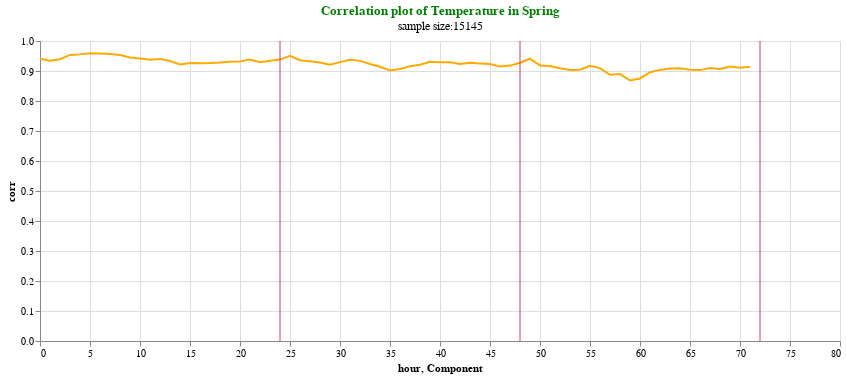

Source (notebook cell):
### Markdown cell above
#### Plotting

### Code cell
plotrmse(corr_temp,'corr',"Correlation plot of Temperature in Spring","sample size:" + str(size(up_obstemp_list)))

### Figure 1 — Vega-Lite specification as saved in the notebook (floating-point values rounded to 4 significant figures)
{"config": {"view": {"continuousWidth": 400, "continuousHeight": 300}}, "layer": [{"data": {"name": "data-81286d1e9614c481381d90beb9b0ef8a"}, "mark": "line", "encoding": {"color": {"value": "#FFAA00"}, "x": {"field": "hour", "type": "quantitative"}, "y": {"field": "corr", "type": "quantitative"}}, "height": 300, "title": {"text": ["Correlation plot of Temperature in Spring"], "subtitle": ["sample size:15145"], "color": "green"}, "width": 800}, {"data": {"name": "data-b9dd60dc560f7891b967d8e82c37ad0c"}, "mark": {"type": "rule", "color": "#D2386C"}, "encoding": {"x": {"field": "Component", "type": "quantitative"}}}], "$schema": "https://vega.github.io/schema/vega-lite/v4.17.0.json", "datasets": {"data-81286d1e9614c481381d90beb9b0ef8a": [{"corr": 0.9407, "hour": 0}, {"corr": 0.9339, "hour": 1}, {"corr": 0.9394, "hour": 2}, {"corr": 0.9535, "hour": 3}, {"corr": 0.9554, "hour": 4}, {"corr": 0.9588, "hour": 5}, {"corr": 0.9583, "hour": 6}, {"corr": 0.9567, "hour": 7}, {"corr": 0.953, "hour": 8}, {"corr": 0.9451, "hour": 9}, {"corr": 0.9416, "hour": 10}, {"corr": 0.9373, "hour": 11}, {"corr": 0.9404, "hour": 12}, {"corr": 0.9331, "hour": 13}, {"corr": 0.9218, "hour": 14}, {"corr": 0.9264, "hour": 15}, {"corr": 0.926, "hour": 16}, {"corr": 0.9263, "hour": 17}, {"corr": 0.9283, "hour": 18}, {"corr": 0.9311, "hour": 19}, {"corr": 0.9315, "hour": 20}, {"corr": 0.9386, "hour": 21}, {"corr": 0.9291, "hour": 22}, {"corr": 0.9344, "hour": 23}, {"corr": 0.9381, "hour": 24}, {"corr": 0.9503, "hour": 25}, {"corr": 0.9359, "hour": 26}, {"corr": 0.9328, "hour": 27}, {"corr": 0.9283, "hour": 28}, {"corr": 0.9213, "hour": 29}, {"corr": 0.9295, "hour": 30}, {"corr": 0.9376, "hour": 31}, {"corr": 0.9338, "hour": 32}, {"corr": 0.9235, "hour": 33}, {"corr": 0.9144, "hour": 34}, {"corr": 0.9017, "hour": 35}, {"corr": 0.9064, "hour": 36}, {"corr": 0.9159, "hour": 37}, {"corr": 0.9208, "hour": 38}, {"corr": 0.9306, "hour": 39}, {"corr": 0.929, "hour": 40}, {"corr": 0.9294, "hour": 41}, {"corr": 0.923, "hour": 42}, {"corr": 0.9276, "hour": 43}, {"corr": 0.9252, "hour": 44}, {"corr": 0.9233, "hour": 45}, {"corr": 0.9151, "hour": 46}, {"corr": 0.918, "hour": 47}, {"corr": 0.9273, "hour": 48}, {"corr": 0.9409, "hour": 49}, {"corr": 0.9186, "hour": 50}, {"corr": 0.9165, "hour": 51}, {"corr": 0.9092, "hour": 52}, {"corr": 0.9032, "hour": 53}, {"corr": 0.9044, "hour": 54}, {"corr": 0.9175, "hour": 55}, {"corr": 0.9095, "hour": 56}, {"corr": 0.8875, "hour": 57}, {"corr": 0.8898, "hour": 58}, {"corr": 0.8682, "hour": 59}, {"corr": 0.8751, "hour": 60}, {"corr": 0.8961, "hour": 61}, {"corr": 0.9037, "hour": 62}, {"corr": 0.9082, "hour": 63}, {"corr": 0.9093, "hour": 64}, {"corr": 0.9038, "hour": 65}, {"corr": 0.903, "hour": 66}, {"corr": 0.9098, "hour": 67}, {"corr": 0.9064, "hour": 68}, {"corr": 0.9152, "hour": 69}, {"corr": 0.9106, "hour": 70}, {"corr": 0.9142, "hour": 71}], "data-b9dd60dc560f7891b967d8e82c37ad0c": [{"Component": 24}, {"Component": 48}, {"Component": 72}]}}
